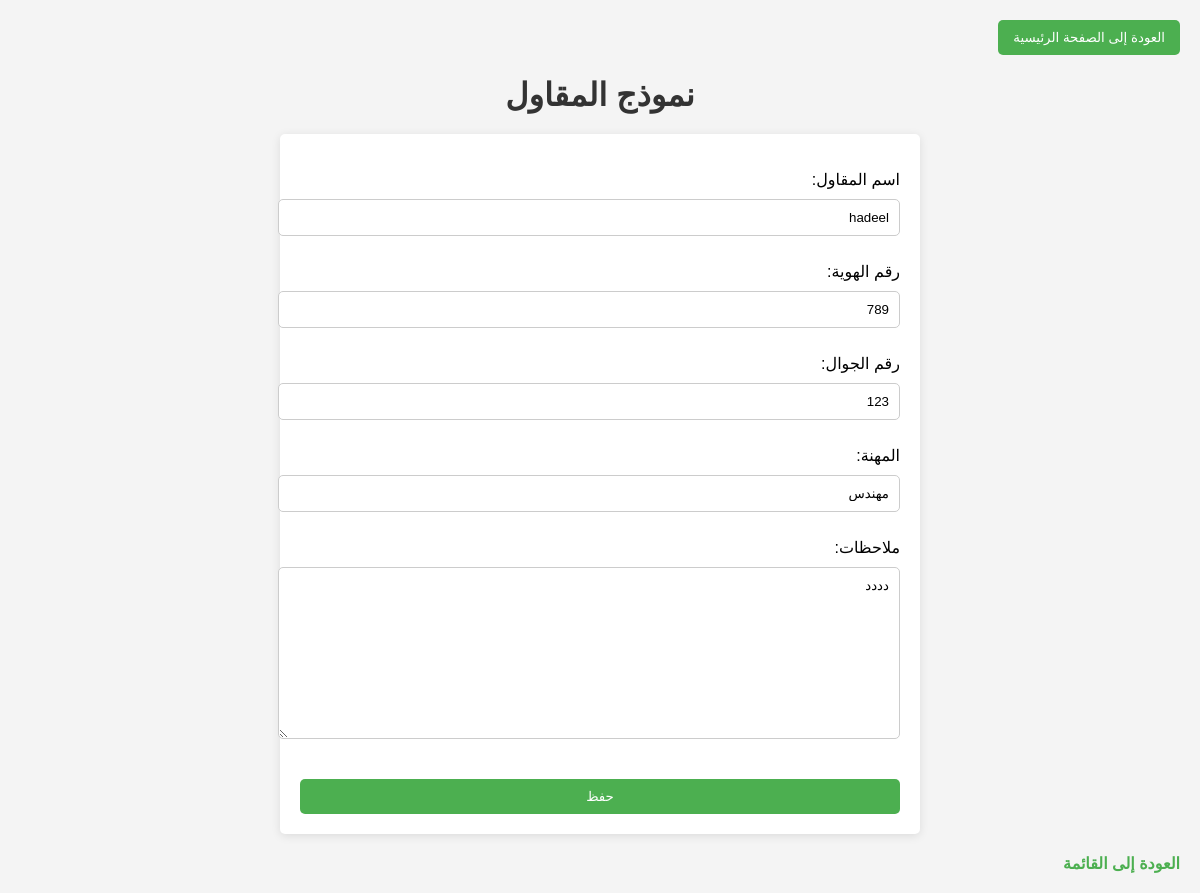
/contractors/update/3/ (signed in), run on the app's committed database.
### app/models.py (models this page shows, shortened)
class Contractor(models.Model):
    name = models.CharField(max_length=100, verbose_name="اسم المقاول")
    id_number = models.CharField(max_length=20, verbose_name="رقم الهوية")
    mobile_number = models.CharField(max_length=15, verbose_name="رقم الجوال")
    profession = models.CharField(max_length=100, verbose_name="المهنة")
    notes = models.TextField(blank=True, verbose_name="ملاحظات")
    created_by = models.ForeignKey(User, on_delete=models.SET_NULL, null=True, related_name='contractor_created_by', verbose_name="أضيف بواسطة")
    updated_by = models.ForeignKey(User, on_delete=models.SET_NULL, null=True, related_name='contractor_updated_by', verbose_name="تم التعديل بواسطة")
    created_at = models.DateTimeField(auto_now_add=True, verbose_name="تاريخ الإضافة")
    updated_at = models.DateTimeField(auto_now=True, verbose_name="تاريخ التعديل")

### app/views.py (the view)
# urls.py: path('contractors/update/<int:pk>/', views.contractor_update, name='contractor_update'),  # تعديل المقاول
@login_required
def contractor_update(request, pk):
    contractor = get_object_or_404(Contractor, pk=pk)
    if request.method == 'POST':
        form = ContractorForm(request.POST, instance=contractor)
        if form.is_valid():
            contractor = form.save(commit=False)
            contractor.updated_by = request.user
            contractor.save()
            return redirect('contractor_list')
    else:
        form = ContractorForm(instance=contractor)
    return render(request, 'contractor_form.html', {'form': form})

### app/forms.py
class ContractorForm(forms.ModelForm):
    class Meta:
        model = Contractor
        fields = ['name', 'id_number', 'mobile_number', 'profession', 'notes']

### app/templates/contractor_form.html (shortened to what this page needs)
<!DOCTYPE html>
<html lang="ar">
<head>
</head>
<body>
    <div class="header-buttons">
        <button class="main-page-button" onclick="window.location.href='{% url 'MainPage' %}'">العودة إلى الصفحة الرئيسية</button>
    </div>
    <h1>نموذج المقاول</h1>
    <form method="post">
        {{ form.as_p }}
        <button type="submit">حفظ</button>
    </form>
    <a href="{% url 'contractor_list' %}">العودة إلى القائمة</a>
</body>
</html>

### app/templates/contractor_form.html (style rules this page uses)
body { font-family: Arial, sans-serif; direction: rtl; margin: 0; padding: 20px; background-color: #f4f4f4; }
h1 { text-align: center; color: #333; margin-bottom: 20px; }
.header-buttons { display: flex; justify-content: flex-start; margin-bottom: 20px; }
.header-buttons button { margin-left: 10px; padding: 10px 15px; background-color: #4CAF50; color: white; border: none; border-radius: 5px; cursor: pointer; }
form { background-color: #fff; padding: 20px; border-radius: 5px; box-shadow: 0 2px 10px rgba(0, 0, 0, 0.1); max-width: 600px; margin: auto; }
input[type="text"], input[type="number"], input[type="email"], textarea { width: 100%; padding: 10px; margin: 10px 0; border: 1px solid #ccc; border-radius: 5px; }
button[type="submit"] { background-color: #4CAF50; color: white; border: none; border-radius: 5px; cursor: pointer; padding: 10px 15px; margin-top: 10px; width: 100%; }
a { display: inline-block; margin-top: 20px; color: #4CAF50; text-decoration: none; font-weight: bold; text-align: center; }

### data on the page
Contractor: name "hadeel", id_number "789", mobile_number "123", profession "مهندس", notes "دددد"
